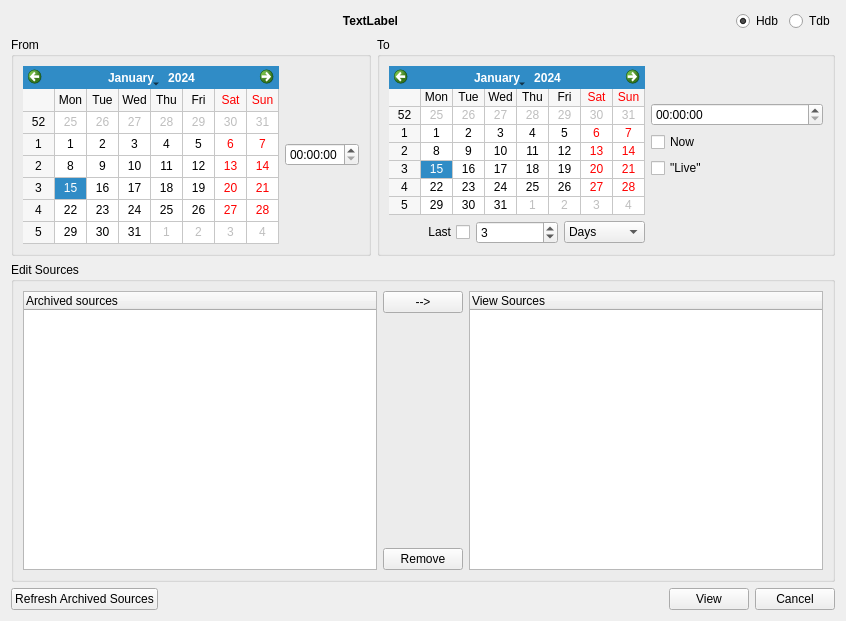
<?xml version="1.0" encoding="UTF-8"?>
<ui version="4.0">
 <class>ConfigWidget</class>
 <widget class="QWidget" name="ConfigWidget">
  <property name="geometry">
   <rect>
    <x>0</x>
    <y>0</y>
    <width>846</width>
    <height>621</height>
   </rect>
  </property>
  <property name="windowTitle">
   <string>Dialog</string>
  </property>
  <layout class="QVBoxLayout" name="verticalLayout">
   <item>
    <layout class="QHBoxLayout" name="horizontalLayout_3">
     <item>
      <widget class="QLabel" name="labelSource">
       <property name="sizePolicy">
        <sizepolicy hsizetype="Preferred" vsizetype="Preferred">
         <horstretch>1</horstretch>
         <verstretch>0</verstretch>
        </sizepolicy>
       </property>
       <property name="font">
        <font>
         <weight>75</weight>
         <bold>true</bold>
        </font>
       </property>
       <property name="text">
        <string>TextLabel</string>
       </property>
       <property name="alignment">
        <set>Qt::AlignCenter</set>
       </property>
      </widget>
     </item>
     <item>
      <widget class="QRadioButton" name="rbHdb">
       <property name="text">
        <string>Hdb</string>
       </property>
       <property name="checked">
        <bool>true</bool>
       </property>
      </widget>
     </item>
     <item>
      <widget class="QRadioButton" name="rbTdb">
       <property name="text">
        <string>Tdb</string>
       </property>
      </widget>
     </item>
    </layout>
   </item>
   <item>
    <layout class="QHBoxLayout" name="horizontalLayout">
     <item>
      <widget class="QGroupBox" name="gbFrom">
       <property name="title">
        <string>From</string>
       </property>
       <layout class="QGridLayout" name="gridLayout_3">
        <item row="0" column="0" colspan="2">
         <widget class="QCalendarWidget" name="calStart">
          <property name="sizePolicy">
           <sizepolicy hsizetype="Preferred" vsizetype="Preferred">
            <horstretch>0</horstretch>
            <verstretch>1</verstretch>
           </sizepolicy>
          </property>
          <property name="gridVisible">
           <bool>true</bool>
          </property>
         </widget>
        </item>
        <item row="0" column="2">
         <widget class="QTimeEdit" name="teStart">
          <property name="displayFormat">
           <string>HH:mm:ss</string>
          </property>
         </widget>
        </item>
       </layout>
      </widget>
     </item>
     <item>
      <widget class="QGroupBox" name="gbTo">
       <property name="title">
        <string>To</string>
       </property>
       <layout class="QGridLayout" name="gridLayout_2">
        <item row="0" column="0" rowspan="7" colspan="3">
         <widget class="QCalendarWidget" name="calStop">
          <property name="sizePolicy">
           <sizepolicy hsizetype="Preferred" vsizetype="Preferred">
            <horstretch>0</horstretch>
            <verstretch>1</verstretch>
           </sizepolicy>
          </property>
          <property name="gridVisible">
           <bool>true</bool>
          </property>
         </widget>
        </item>
        <item row="7" column="0">
         <widget class="QCheckBox" name="cbLastDaysHours">
          <property name="layoutDirection">
           <enum>Qt::RightToLeft</enum>
          </property>
          <property name="text">
           <string>Last</string>
          </property>
         </widget>
        </item>
        <item row="7" column="1">
         <widget class="QSpinBox" name="sbDaysHours">
          <property name="minimum">
           <number>1</number>
          </property>
          <property name="maximum">
           <number>3600</number>
          </property>
          <property name="value">
           <number>3</number>
          </property>
         </widget>
        </item>
        <item row="7" column="2">
         <widget class="QComboBox" name="cbDaysHours">
          <item>
           <property name="text">
            <string>Days</string>
           </property>
          </item>
          <item>
           <property name="text">
            <string>Hours</string>
           </property>
          </item>
          <item>
           <property name="text">
            <string>Minutes</string>
           </property>
          </item>
          <item>
           <property name="text">
            <string>Seconds</string>
           </property>
          </item>
         </widget>
        </item>
        <item row="7" column="3">
         <spacer name="horizontalSpacer_3">
          <property name="orientation">
           <enum>Qt::Horizontal</enum>
          </property>
          <property name="sizeHint" stdset="0">
           <size>
            <width>68</width>
            <height>20</height>
           </size>
          </property>
         </spacer>
        </item>
        <item row="2" column="3">
         <widget class="QTimeEdit" name="teStop">
          <property name="displayFormat">
           <string>HH:mm:ss</string>
          </property>
         </widget>
        </item>
        <item row="3" column="3">
         <widget class="QCheckBox" name="cbNow">
          <property name="text">
           <string>Now</string>
          </property>
         </widget>
        </item>
        <item row="4" column="3">
         <widget class="QCheckBox" name="cbLive">
          <property name="toolTip">
           <string>Updates the plot with the current data read
from the Tango device.</string>
          </property>
          <property name="text">
           <string>&quot;Live&quot;</string>
          </property>
         </widget>
        </item>
       </layout>
      </widget>
     </item>
    </layout>
   </item>
   <item>
    <widget class="QGroupBox" name="gbEditSources">
     <property name="sizePolicy">
      <sizepolicy hsizetype="MinimumExpanding" vsizetype="Preferred">
       <horstretch>0</horstretch>
       <verstretch>1</verstretch>
      </sizepolicy>
     </property>
     <property name="minimumSize">
      <size>
       <width>0</width>
       <height>300</height>
      </size>
     </property>
     <property name="title">
      <string>Edit Sources</string>
     </property>
     <layout class="QGridLayout" name="gridLayout">
      <item row="0" column="0" rowspan="3">
       <widget class="ArchivedSourcesTreeWidget" name="twArchived">
        <property name="dragEnabled">
         <bool>true</bool>
        </property>
        <property name="dragDropMode">
         <enum>QAbstractItemView::DragDrop</enum>
        </property>
        <column>
         <property name="text">
          <string>Archived sources</string>
         </property>
        </column>
       </widget>
      </item>
      <item row="0" column="1">
       <widget class="QPushButton" name="pbAddSrc">
        <property name="toolTip">
         <string>Add selected source</string>
        </property>
        <property name="text">
         <string>--&gt;</string>
        </property>
       </widget>
      </item>
      <item row="0" column="2" rowspan="3">
       <widget class="SourcesTreeWidget" name="twSelected">
        <column>
         <property name="text">
          <string notr="true">View Sources</string>
         </property>
        </column>
       </widget>
      </item>
      <item row="2" column="1">
       <widget class="QPushButton" name="pbRemoveSrc">
        <property name="toolTip">
         <string>Remove Selected Source</string>
        </property>
        <property name="text">
         <string>Remove</string>
        </property>
       </widget>
      </item>
     </layout>
    </widget>
   </item>
   <item>
    <layout class="QHBoxLayout" name="horizontalLayout_2">
     <item>
      <widget class="QPushButton" name="pbRefreshSources">
       <property name="text">
        <string>Refresh Archived Sources</string>
       </property>
      </widget>
     </item>
     <item>
      <spacer name="horizontalSpacer">
       <property name="orientation">
        <enum>Qt::Horizontal</enum>
       </property>
       <property name="sizeHint" stdset="0">
        <size>
         <width>40</width>
         <height>20</height>
        </size>
       </property>
      </spacer>
     </item>
     <item>
      <widget class="QPushButton" name="pbView">
       <property name="toolTip">
        <string>View the Historical Data</string>
       </property>
       <property name="text">
        <string>View</string>
       </property>
      </widget>
     </item>
     <item>
      <widget class="QPushButton" name="pbCancel">
       <property name="toolTip">
        <string>Close this dialog.</string>
       </property>
       <property name="text">
        <string>Cancel</string>
       </property>
      </widget>
     </item>
    </layout>
   </item>
  </layout>
 </widget>
 <customwidgets>
  <customwidget>
   <class>ArchivedSourcesTreeWidget</class>
   <extends>QTreeWidget</extends>
   <header>archivedsourcestreewidget.h</header>
  </customwidget>
  <customwidget>
   <class>SourcesTreeWidget</class>
   <extends>QTreeWidget</extends>
   <header>sourcestreewidget.h</header>
  </customwidget>
 </customwidgets>
 <resources/>
 <connections/>
</ui>
